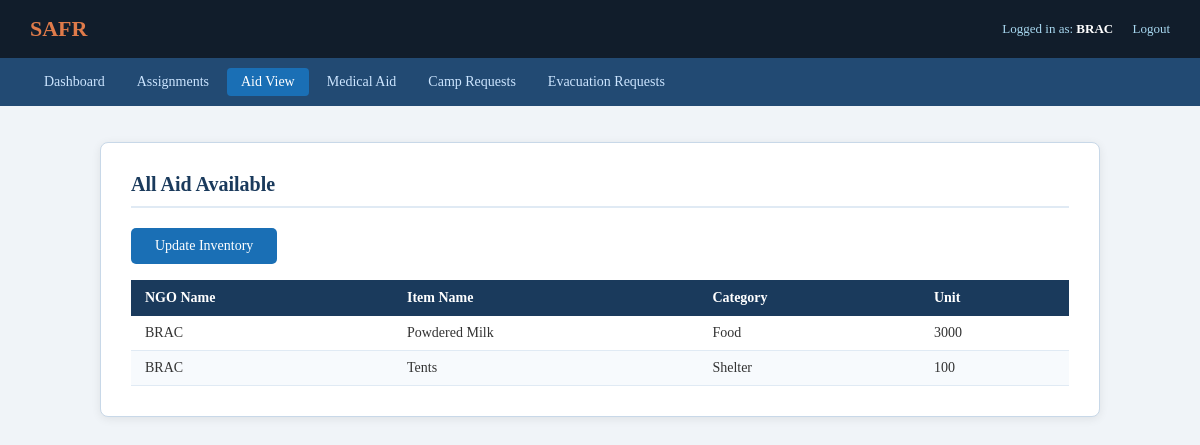
The page /SAFR/NGO/NGO_aidview_subtab.php (signed in) on the database its author committed.
### tables this page shows
CREATE TABLE `ngo_inventory` (
  `NGO_name` varchar(100) NOT NULL,
  `Item_name` varchar(100) NOT NULL,
  `Category` varchar(50) DEFAULT NULL,
  `Unit` int(11) DEFAULT NULL
);

### SAFR/NGO/NGO_aidview_subtab.php (the view, shortened to what this page needs)
<?php
include('../dbconnect.php');
$ngo_name = $_SESSION['NGO_name'];
$sql = "SELECT * FROM ngo_inventory WHERE NGO_name = '$ngo_name'";
$result = mysqli_query($conn, $sql);
?>
<!DOCTYPE html>
<html lang="en">
<head>
    <link href="../css/safr.css" rel="stylesheet">
</head>
<body>
<div class="safr-topbar">
    <a href="NGO_Dashboard.php" class="brand">SAFR</a>
    <div class="topbar-right">
        Logged in as: <strong style="color:white;"><?php echo $ngo_name; ?></strong>
        <a href="../logout.php">Logout</a>
    </div>
</div>
<div class="safr-nav">
    <a href="NGO_Dashboard.php">Dashboard</a>
    <a href="NGO_Assignment_subtab.php">Assignments</a>
    <a href="NGO_aidview_subtab.php" class="active">Aid View</a>
    <a href="ngo_medical.php">Medical Aid</a>
    <a href="NGO_Campreqsubtab.php">Camp Requests</a>
    <a href="Show_evacs.php">Evacuation Requests</a>
</div>
<div class="safr-container wide">
    <h2>All Aid Available</h2>
    <p style="margin-bottom:16px;">
        <a href="update_inventory.php" class="safr-btn">Update Inventory</a>
    </p>
    <table class="safr-table">
        <thead>
            <tr>
                <th>NGO Name</th>
                <th>Item Name</th>
                <th>Category</th>
                <th>Unit</th>
            </tr>
        </thead>
        <tbody>
        <?php if (mysqli_num_rows($result) > 0): ?>
            <?php while ($row = mysqli_fetch_array($result)): ?>
            <tr>
                <td><?php echo $row[0]; ?></td>
                <td><?php echo $row[1]; ?></td>
                <td><?php echo $row[2]; ?></td>
                <td><?php echo $row[3]; ?></td>
            </tr>
            <?php endwhile; ?>
        <?php else: ?>
            <tr><td colspan="4">No inventory items found.</td></tr>
        <?php endif; ?>
        </tbody>
    </table>
</div>
</body>
</html>

### SAFR/css/safr.css (style rules this page uses)
*, *::before, *::after { box-sizing: border-box; margin: 0; padding: 0; }
body { font-family: Georgia, serif; background: #f0f4f8; color: #333; }
.safr-topbar { background: #111d2b; color: white; padding: 16px 30px; display: flex; justify-content: space-between; align-items: center; }
.safr-topbar .brand { font-size: 22px; font-weight: bold; color: #e07b4a; text-decoration: none; }
.safr-topbar .topbar-right { font-size: 13px; color: #a8d8f0; }
.safr-topbar .topbar-right a { color: #a8d8f0; text-decoration: none; margin-left: 16px; }
.safr-nav { background: #224a73; padding: 10px 30px; display: flex; gap: 4px; flex-wrap: wrap; }
.safr-nav a { color: #cce5ff; text-decoration: none; font-size: 14px; padding: 6px 14px; border-radius: 4px; }
.safr-nav a.active { background: #1a6fb5; color: white; }
.safr-container { max-width: 800px; margin: 36px auto; background: white; padding: 30px; border-radius: 8px; border: 1px solid #c8d8e8; box-shadow: 0 2px 10px rgba(0,0,0,0.08); }
.safr-container.wide { max-width: 1000px; }
.safr-container h2 { color: #1a3a5c; margin-top: 0; margin-bottom: 20px; border-bottom: 2px solid #e0eaf4; padding-bottom: 10px; font-size: 20px; }
.safr-btn { background: #1a6fb5; color: white; padding: 10px 24px; border: none; border-radius: 5px; font-size: 14px; cursor: pointer; font-family: Georgia, serif; text-decoration: none; display: inline-block; }
.safr-table { width: 100%; border-collapse: collapse; margin-top: 10px; font-size: 14px; }
.safr-table th { background: #1a3a5c; color: white; padding: 10px 14px; text-align: left; font-weight: 600; }
.safr-table td { padding: 9px 14px; border-bottom: 1px solid #e0eaf4; color: #333; }
.safr-table tr:nth-child(even) td { background: #f7fafd; }

### rows shown on the page
ngo_inventory: NGO_name "BRAC", Item_name "Powdered Milk", Category "Food", Unit "3000"
ngo_inventory: NGO_name "BRAC", Item_name "Tents", Category "Shelter", Unit "100"

### other values the page prints
$ngo_name "BRAC"
